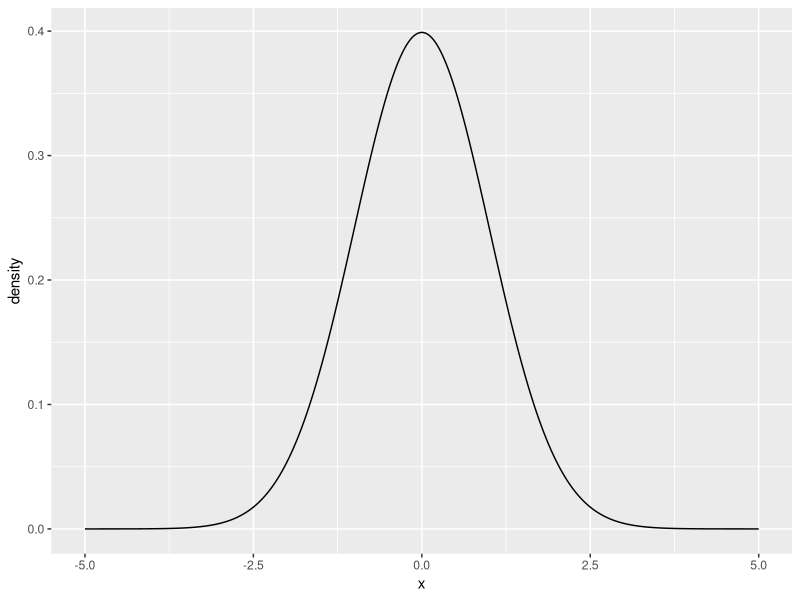
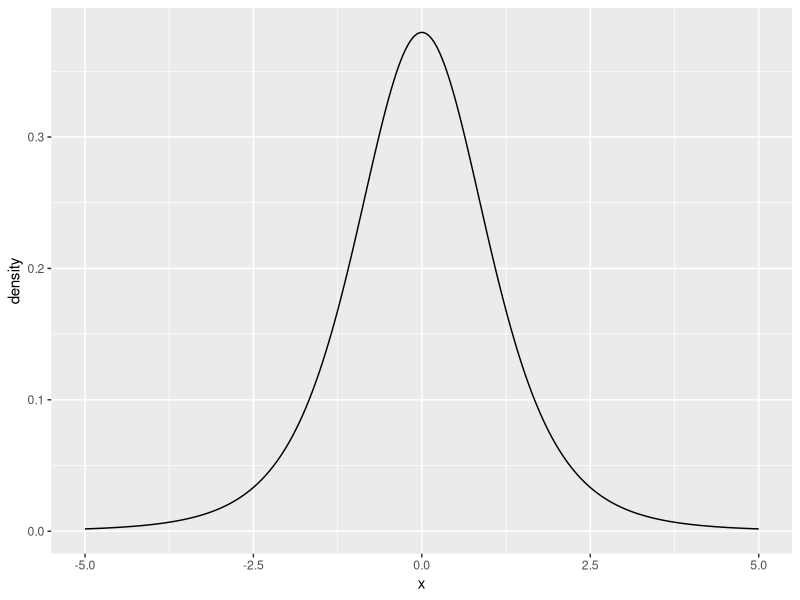
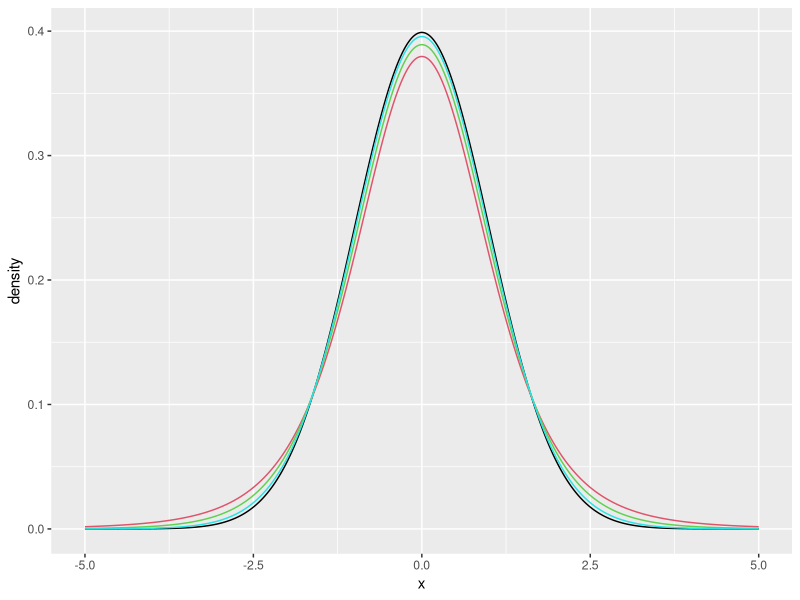

The R source for these figures, in order:
library(dplyr)
library(ggplot2)

norm_dens <- function(mu = 0, sigma = 1) {
  x <- seq(mu - 5*sigma, mu + 5*sigma, length.out = 1000)
  data_frame(x=x, density=dnorm(x, mu, sigma))
}

t_dens <- function(df) {
  x <- seq(-5, 5, length.out = 1000)
  data_frame(x=x, density=dt(x, df))
}

(n01 <- ggplot(aes(x=x, y=density), data=norm_dens(0,1)) + geom_line())

ggplot(aes(x=x, y=density), data=t_dens(5)) + geom_line()

n01 + 
  geom_line(aes(x=x, y=density), data=t_dens(5), color=2) +
  geom_line(aes(x=x, y=density), data=t_dens(10), color=3) +
  geom_line(aes(x=x, y=density), data=t_dens(30), color=5)
  

